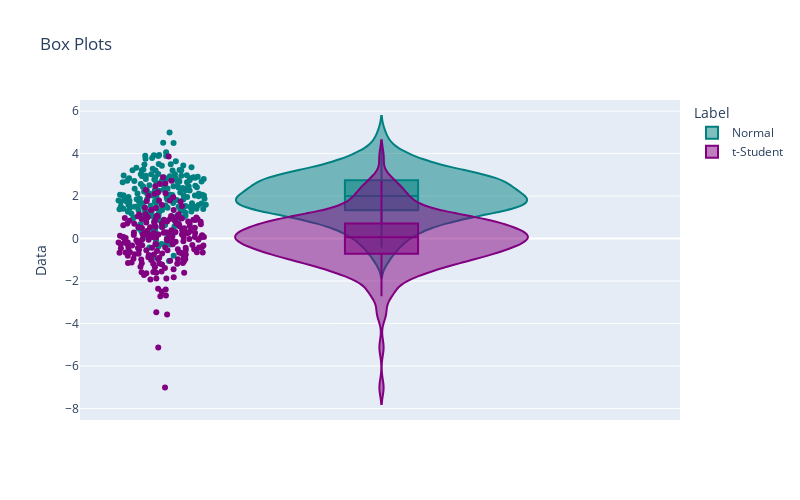

Notebook code cell kept with this figure:
### Markdown cell above
5. Overlay the two samples by setting the argument `violinmode` as `'overlay'`

### Code cell
fig = px.violin(df, y="Data", 
                color="Label",
                points="all",
                violinmode="overlay",
                box=True,
                color_discrete_sequence=['teal', 'purple'],
                height = 500, width = 800,
                title='Box Plots')
fig.show()

### Figure 1 — Plotly figure (JSON) as saved in the notebook; plotly's stock layout.template omitted (floating-point values rounded to 4 significant figures; data arrays with more than 128 entries replaced by an {"elided": "..."} marker saying what was removed)
{"data": [{"alignmentgroup": "True", "box": {"visible": true}, "hovertemplate": "Label=Normal<br>Data=%{y}<extra></extra>", "legendgroup": "Normal", "marker": {"color": "teal"}, "name": "Normal", "offsetgroup": "Normal", "orientation": "v", "points": "all", "scalegroup": "True", "showlegend": true, "type": "violin", "x0": " ", "xaxis": "x", "y": {"elided": "200 float values"}, "y0": " ", "yaxis": "y"}, {"alignmentgroup": "True", "box": {"visible": true}, "hovertemplate": "Label=t-Student<br>Data=%{y}<extra></extra>", "legendgroup": "t-Student", "marker": {"color": "purple"}, "name": "t-Student", "offsetgroup": "t-Student", "orientation": "v", "points": "all", "scalegroup": "True", "showlegend": true, "type": "violin", "x0": " ", "xaxis": "x", "y": {"elided": "200 float values"}, "y0": " ", "yaxis": "y"}], "layout": {"height": 500, "legend": {"title": {"text": "Label"}, "tracegroupgap": 0}, "title": {"text": "Box Plots"}, "violinmode": "overlay", "width": 800, "xaxis": {"anchor": "y", "domain": [0, 1]}, "yaxis": {"anchor": "x", "domain": [0, 1], "title": {"text": "Data"}}}}
